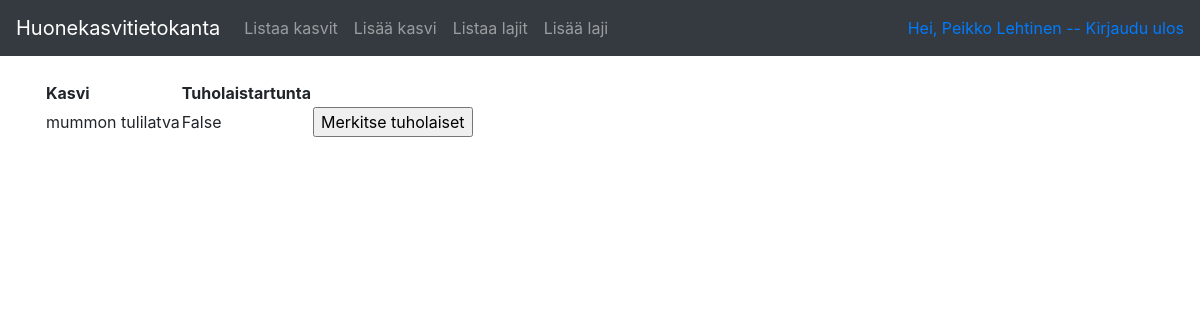
The page /plants (signed in) on the database its author committed.
### application/auth/models.py (models this page shows, shortened)
class User(db.Model):
    __tablename__ = "account"
    id = db.Column(db.Integer, primary_key=True)
    date_created = db.Column(db.DateTime, default=db.func.current_timestamp())
    date_modified = db.Column(db.DateTime, default=db.func.current_timestamp(),
                              onupdate=db.func.current_timestamp())
    name = db.Column(db.String(144), nullable=False)
    username = db.Column(db.String(144), nullable=False)
    password = db.Column(db.String(144), nullable=False)
    plants = db.relationship("Plant", backref='account', lazy=True)

### application/plants/models.py (models this page shows, shortened)
class Plant(Base):
    pest = db.Column(db.Boolean, nullable=False)
    account_id = db.Column(db.Integer, db.ForeignKey('account.id'),
                           nullable=False)

### application/plants/views.py (the view)
@app.route("/plants", methods=["GET"])
@login_required
def plants_index():
    return render_template("plants/list.html", plants = Plant.query.all())

### application/__init__.py (called while the page is built)
@login_manager.user_loader
def load_user(user_id):
    return User.query.get(user_id)

### application/templates/plants/list.html
{% extends "layout.html" %}
{% block body %}
  <table>
    <tr>
      <th>Kasvi</th>
      <th>Tuholaistartunta</th>
    </tr>
    {% for plant in plants %}
    <tr>
      <td>{{ plant.name }}</td>
      <td>{{ plant.pest }}</td>
      <td>
        <form method="POST" action="{{ url_for('plants_set_pest', plant_id=plant.id) }}">
          <input type="submit" value="Merkitse tuholaiset"/>
        </form>
            </td>
    </tr>
    {% endfor %}
  </table>
{% endblock %}

### application/templates/layout.html (shortened to what this page needs)
<!DOCTYPE html>
<html>
  <head>
    <link rel="stylesheet" href="https://maxcdn.bootstrapcdn.com/bootstrap/4.0.0/css/bootstrap.min.css">
  </head>
  <body>
      <nav class="navbar navbar-expand-md navbar-dark bg-dark mb-4">
          <a class="navbar-brand" href="#">Huonekasvitietokanta</a>
          {% if current_user.is_authenticated %}
          <div class="collapse navbar-collapse" id="navbarCollapse">
                  <ul class="navbar-nav mr-auto">
                    <li class="nav-item">
                      <a class="nav-link" href="{{ url_for('plants_index') }} ">Listaa kasvit</a>
                    </li>
                    <li class="nav-item">
                      <a class="nav-link" href="{{ url_for('plants_form') }} ">Lisää kasvi</a>
                    </li>
                    <li class="nav-item">
                        <a class="nav-link" href="{{ url_for('species_index') }} ">Listaa lajit</a>
                      </li>
                      <li class="nav-item">
                        <a class="nav-link" href="{{ url_for('species_form') }} ">Lisää laji</a>
                      </li>
                  </ul>
                  {% endif %}
                  <div class="form-inline mt-2 mt-md-0">
              {% if current_user.is_authenticated %}
              <a href="{{ url_for('auth_logout') }}">Hei, {{ current_user.name }} -- Kirjaudu ulos</a>
              {% else %}
              </li><a class= "nav-link" href="{{ url_for('auth_login') }}">Kirjaudu sisään</a>
              <a class="nav-link" href="{{ url_for('auth_new') }}">Luo tunnus</a>
              {% endif %}
                  </div>
          </div>
              </nav>
<main role="main" class="container">
    {% block body %}{% endblock %}
  </body>
</html>

### rows shown on the page
User: name "Peikko Lehtinen"
Plant: name "mummon tulilatva", pest "False"
